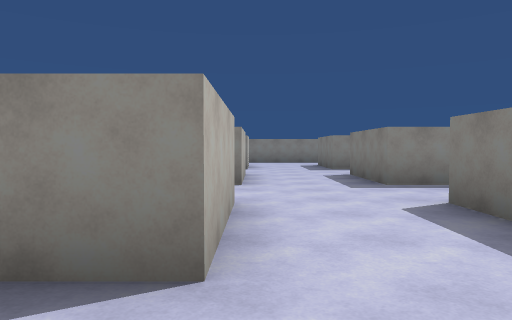
View 1 (above)

20 first-person views from a walk through a Unity game level. The camera is 1.3 m above the floor, tilts 2° down and sees 70° across. The floor is counted in squares, 2 m on a side. Each view is taken from the middle of a square. On the plan, view 1 faces up. The plan holds only what a view shows up to about 11 squares ahead; the rest is blank. The place goes on beyond the plan. The player is left out. Surface patterns are stand-ins for the level's own textures.

View 2
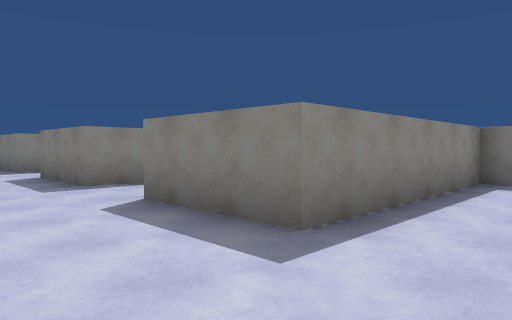

View 3
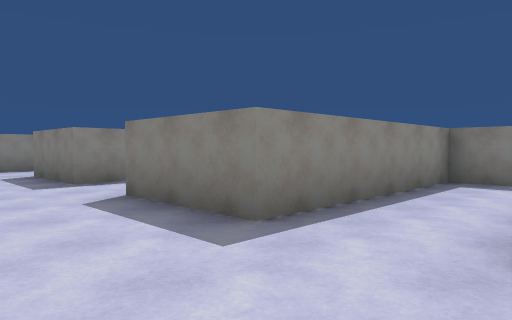

View 4
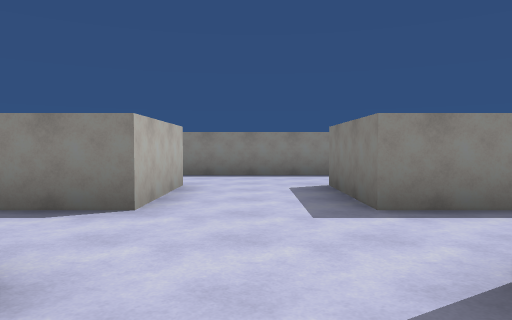

View 5
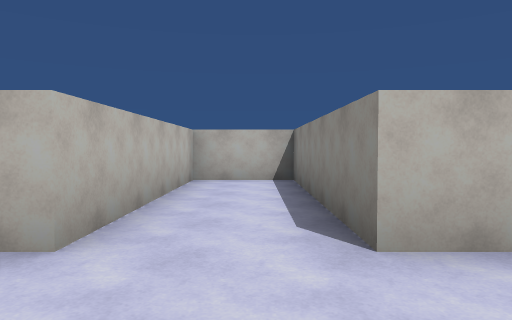

View 6
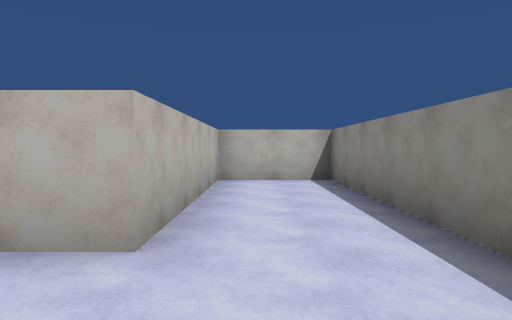

View 7
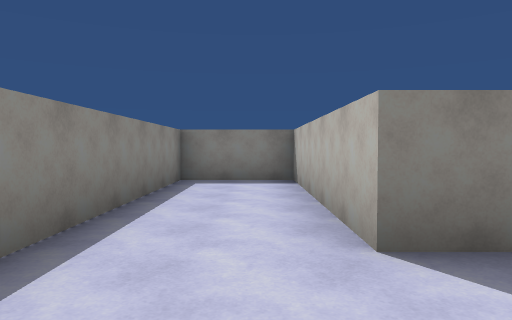

View 8
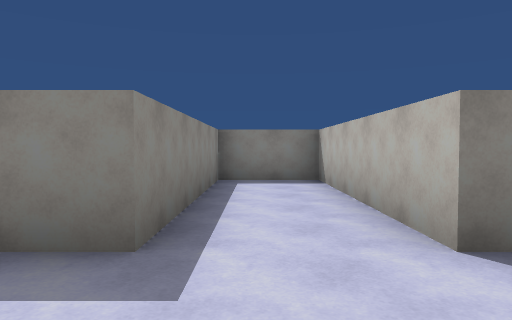

View 9
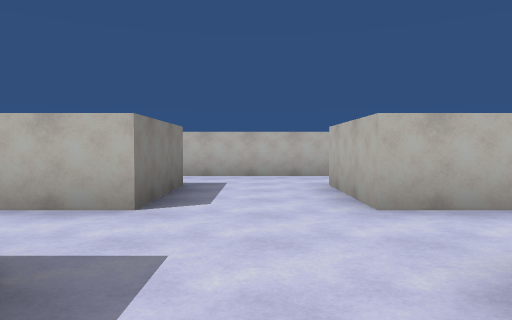

View 10
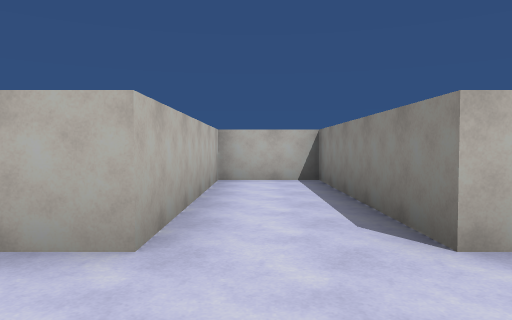

View 11
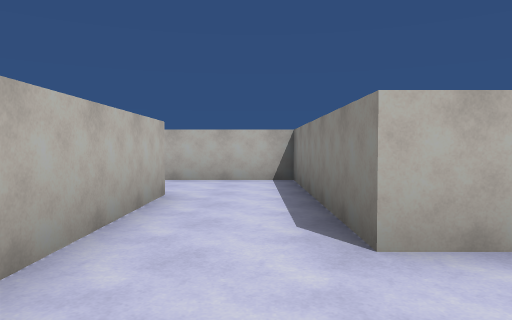

View 12
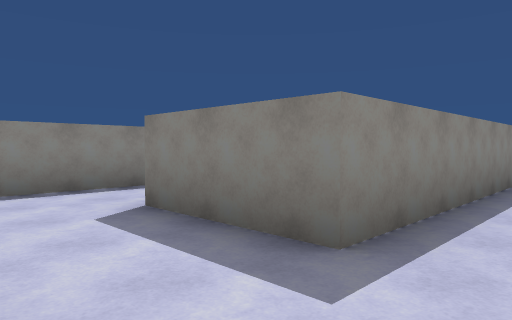

View 13
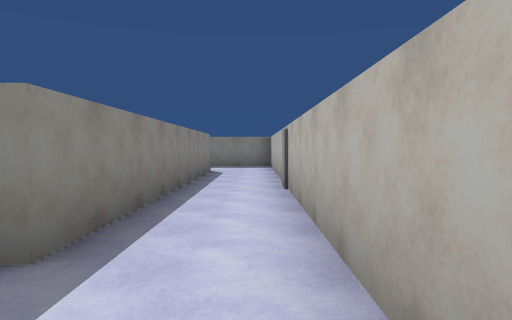

View 14
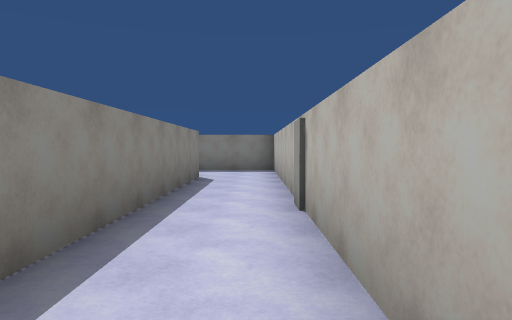

View 15
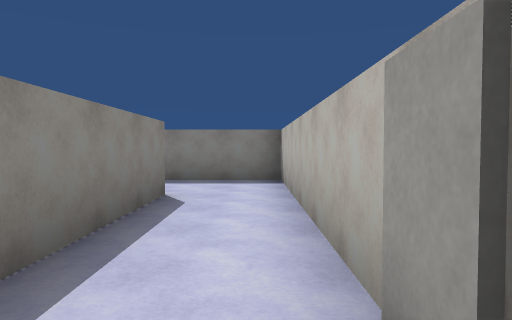

View 16
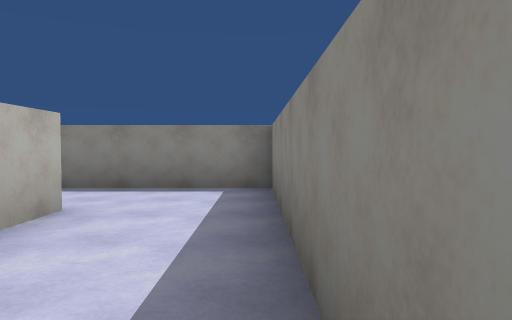

View 17
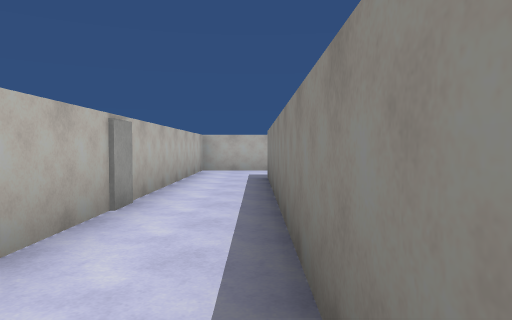

View 18
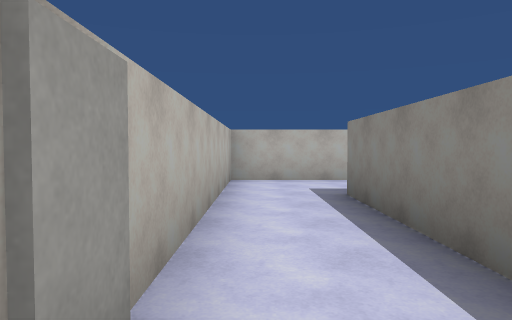

View 19
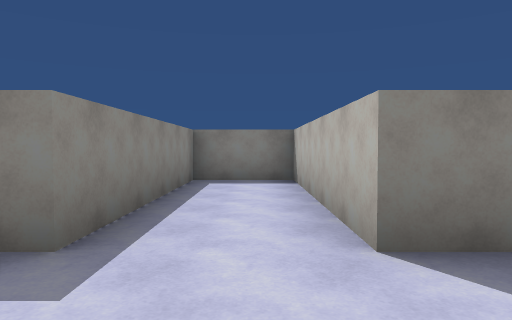

View 20
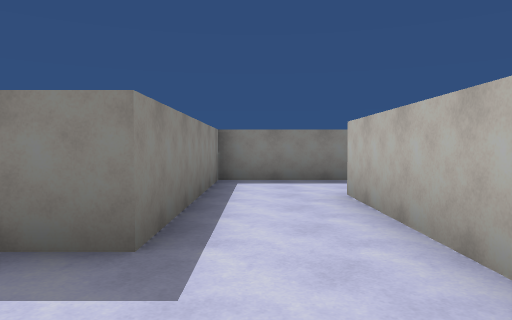

### Floor plan
Points are (right, up) in squares from view 1. A wall is a line through its corners. A room is listed if a view was taken in it or the views show most of it. See-through windows are left out.
Room 1 (views 1, 2, 3, 4, 5, 6, 7, 8, 9, 10, 11, 19, 20)
walls: (-3, -0.2) (5, -0.2); (7.3, -0.5) (7.3, 1.7) (2.3, 1.7) (2.3, 4.3) (7.3, 4.3) (7.3, 6.2) (2.3, 6.2) (2.3, 8.7) (7.3, 8.7) (7.3, 10.7) (2.3, 10.7) (2.3, 13.3) (7.3, 13.3) (7.3, 15.5) (-5.2, 15.5) (-5.2, 13.3) (-0.2, 13.3) (-0.2, 10.7) (-5.2, 10.7) (-5.2, 8.7) (-0.2, 8.7) (-0.2, 6.2) (-5.2, 6.2) (-5.2, 4.3) (-0.2, 4.3) (-0.2, 1.7) (-5.2, 1.7) (-5.2, -0.5)
ways out: opening at (-4.5, -1.5) to room 2; opening at (6.5, -1.5) to room 2
Room 2 (views 12, 13, 14, 15, 16, 17, 18)
walls: (5, -2.8) (-3, -2.8) (-3, -0.2); (5, -0.2) (5, -1.2); (-5.2, -0.5) (-5.2, -4.5) (7.3, -4.5) (7.3, -0.5)
ways out: opening at (-4.5, -1.5) to room 1; opening at (6.5, -1.5) to room 1

Positions as (right, up) in squares from view 1, and headings:
1: (0, 0), facing up
2: (0, 0), facing up-right
3: (0, 4), facing up-right
4: (1, 7), facing up
5: (2, 10), facing left
6: (2, 14), facing left
7: (0, 14), facing right
8: (0, 10), facing right
9: (1, 8), facing down
10: (2, 5), facing left
11: (2, 1), facing left
12: (-5, -4), facing up-right
13: (-5, -4), facing right
14: (-3, -4), facing right
15: (0, -4), facing right
16: (7, -4), facing up
17: (5, -3), facing left
18: (2, -4), facing left
19: (0, 5), facing right
20: (0, 1), facing right
